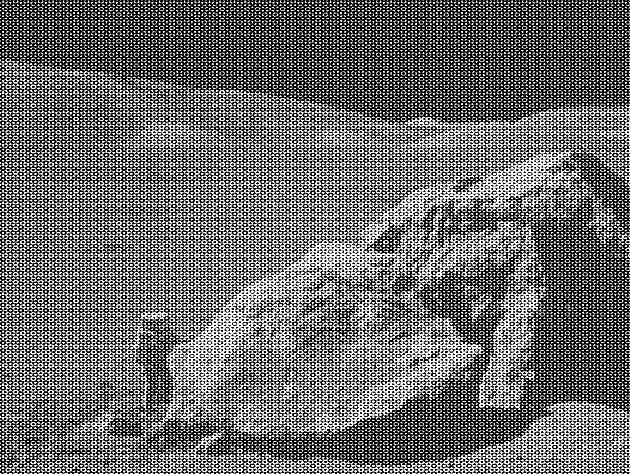
%> input picture assignment2/images/moonlanding.png, 630 x 474 px
$ octave part2.m   (GNU Octave 9; MATLAB toolbox functions it lacks are replaced by stand-ins)
%> lines starting %> are read from the running program, lines starting %| are printed output that depends on the picture
close all;

out_fft2 = fft2(im2double(imread('images/moonlanding.png')));
out_fftshift = fftshift(out_fft2);

% sanity check: reconstructed original image
figure;
imshow(ifft2(ifftshift(out_fftshift)));


% log scaled DFT image
figure;
imagesc(log(abs(out_fftshift) + 1));
colorbar;


radius = 70;
[xs,ys] = ndgrid((1:size(out_fft2, 1))-size(out_fft2, 1)/2, (1:size(out_fft2, 2))-size(out_fft2, 2)/2);
mask1 = (xs.^2 + ys.^2)>radius^2;
mask = mask1;


filtered = out_fftshift;
filtered(mask & (abs(out_fftshift)>150)) = 0;

% log scaled DFT image
figure;
imagesc(log(abs(filtered) + 1));
colorbar;
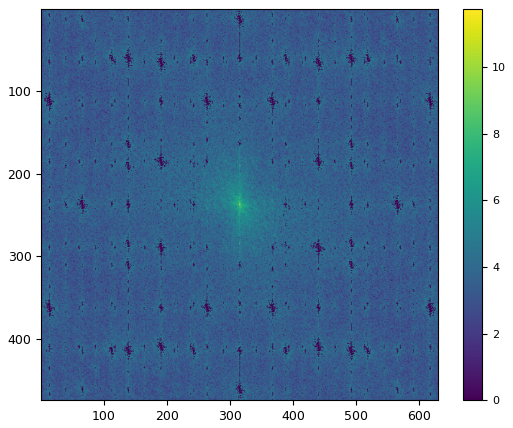
%> figure redrawn from the program's plot data

figure;
imshow(ifft2(ifftshift(filtered)));
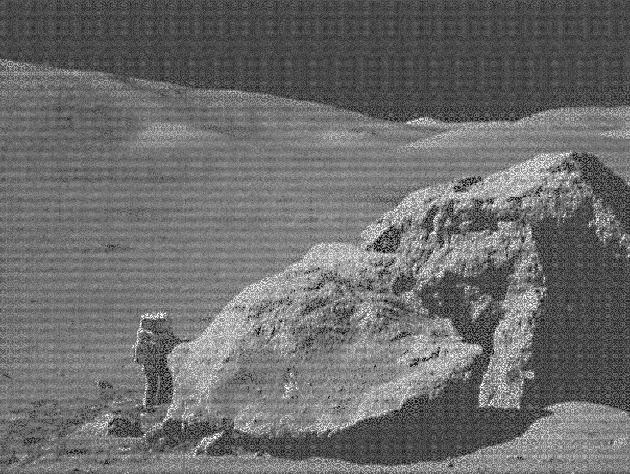
%> displayed picture: size 474x630, on the screen's scale of 0 to 255; min 0, max 255, mean 108.1; mean of the top-left, top-right, bottom-left and bottom-right quarters 100.3, 99.9, 121.8, 110.4


%%


img = rgb2gray(im2double(imread('images/psnr2.png')));
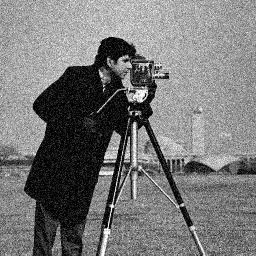
%> input picture assignment2/images/psnr2.png, 256 x 256 px
%> img: size 256x256 double; min 0, max 1, mean 0.468

figure('Name', 'Original image');
imshow(img);

out_fft2 = fft2(img);
out_fftshift = fftshift(out_fft2);

figure('Name', 'DFT, Original image');
imagesc(log(abs(out_fftshift) + 1));
colorbar;
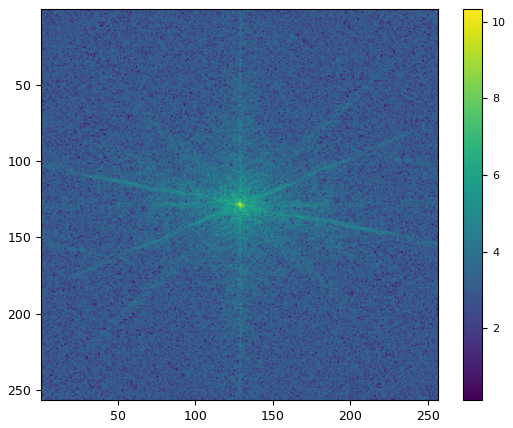
%> figure redrawn from the program's plot data


%noise_removed = wiener2(img, [5, 5]);
noise_removed = medfilt2(img, [5, 5]);
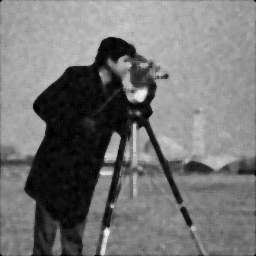
%> noise_removed: size 256x256 double; min 0, max 0.961, mean 0.461

figure('Name', 'medfilt2');
imshow(noise_removed);


out_fft2 = fft2(noise_removed);
out_fftshift = fftshift(out_fft2);

figure('Name', 'DFT of medfilt2');
imagesc(log(abs(out_fftshift) + 1));
colorbar;
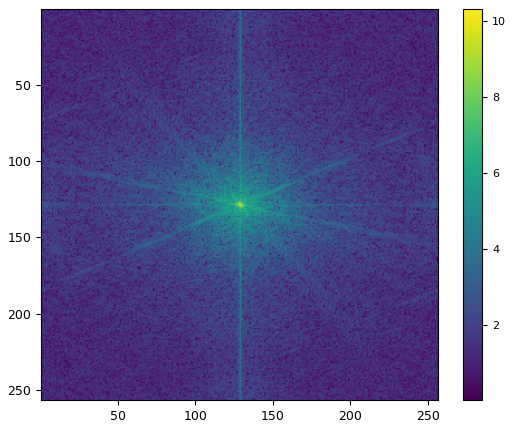
%> figure redrawn from the program's plot data


radius = 40;
[xs,ys] = ndgrid((1:size(out_fft2, 1))-size(out_fft2, 1)/2, (1:size(out_fft2, 2))-size(out_fft2, 2)/2);
mask1 = (xs.^2 + ys.^2)>radius^2;
mask = mask1;


filtered = out_fftshift;
filtered(mask) = filtered(mask)/4;
figure('Name', 'DFT, notch filter');
imagesc(log(abs(filtered) + 1));
colorbar;
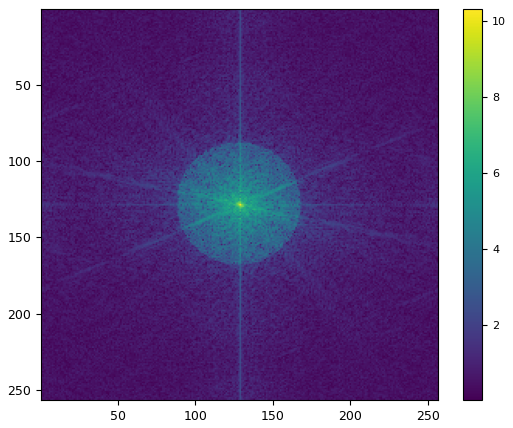
%> figure redrawn from the program's plot data

figure('Name', 'recon, notch filter');
imshow(ifft2(ifftshift(filtered)));


%%


%> (the run ends here)
